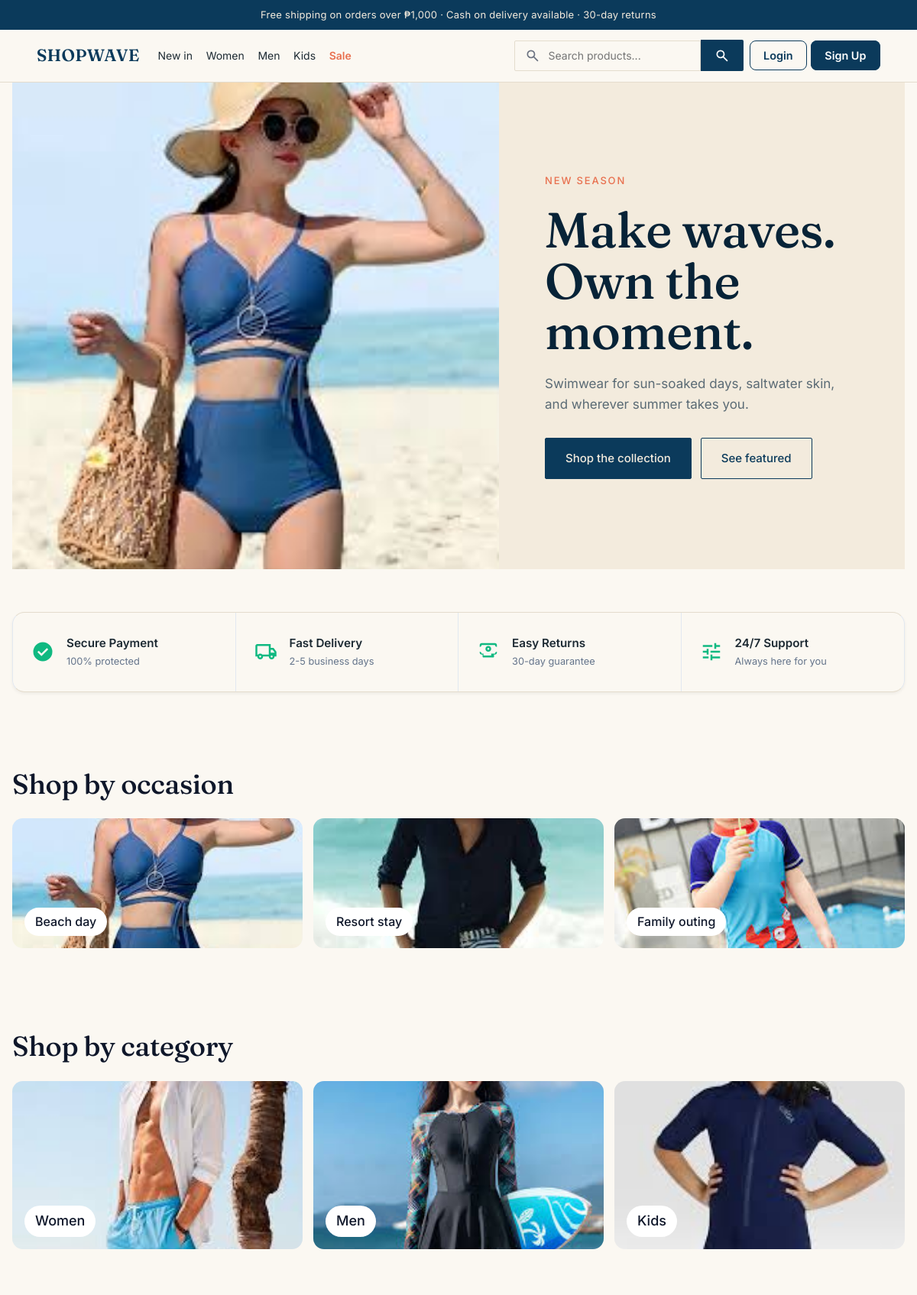
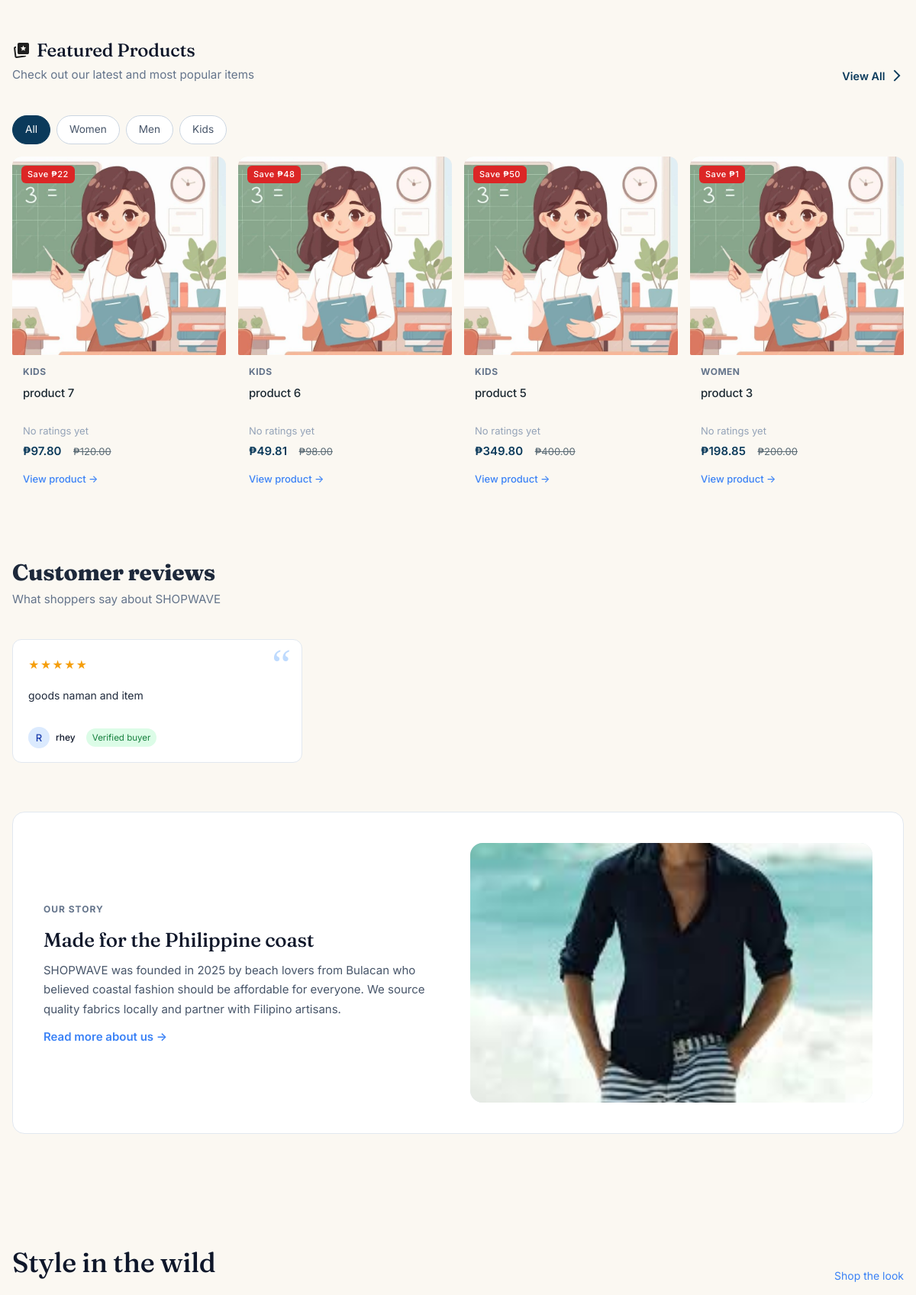
The page / (upper part) on the database its author committed (2 pictures, top to bottom).
### tables this page shows
CREATE TABLE `categories` (
  `id` int unsigned NOT NULL AUTO_INCREMENT,
  `name` varchar(100) NOT NULL,
  `description` text,
  `image_url` varchar(255) DEFAULT NULL,
  `created_at` timestamp NULL DEFAULT CURRENT_TIMESTAMP,
  PRIMARY KEY (`id`)
);

CREATE TABLE `products` (
  `id` int unsigned NOT NULL AUTO_INCREMENT,
  `product_code` varchar(50) DEFAULT NULL,
  `slug` varchar(200) DEFAULT NULL,
  `name` varchar(200) NOT NULL,
  `description` text,
  `price` decimal(10,2) NOT NULL,
  `discount_price` decimal(10,2) DEFAULT NULL,
  `category_id` int unsigned DEFAULT NULL,
  `subcategory` varchar(100) DEFAULT NULL,
  `brand` varchar(100) DEFAULT NULL,
  `stock` int NOT NULL DEFAULT '0',
  `image_url` varchar(255) DEFAULT NULL,
  `status` enum('active','inactive') NOT NULL DEFAULT 'active',
  `created_at` timestamp NULL DEFAULT CURRENT_TIMESTAMP,
  `updated_at` timestamp NULL DEFAULT CURRENT_TIMESTAMP ON UPDATE CURRENT_TIMESTAMP,
  PRIMARY KEY (`id`),
  UNIQUE KEY `product_code` (`product_code`),
  UNIQUE KEY `slug` (`slug`),
  KEY `status` (`status`),
  KEY `category_id` (`category_id`),
  CONSTRAINT `products_ibfk_1` FOREIGN KEY (`category_id`) REFERENCES `categories` (`id`) ON DELETE SET NULL
);

CREATE TABLE `reviews` (
  `id` int unsigned NOT NULL AUTO_INCREMENT,
  `product_id` int unsigned NOT NULL,
  `user_id` int unsigned NOT NULL,
  `rating` tinyint unsigned NOT NULL,
  `comment` text,
  `status` enum('pending','approved','rejected','hidden') NOT NULL DEFAULT 'pending',
  `verified_purchase` tinyint(1) NOT NULL DEFAULT '0',
  `edit_count` int unsigned NOT NULL DEFAULT '0',
  `admin_reply` text,
  `admin_reply_at` datetime DEFAULT NULL,
  `admin_reply_by` int unsigned DEFAULT NULL,
  `created_at` timestamp NULL DEFAULT CURRENT_TIMESTAMP,
  `updated_at` timestamp NULL DEFAULT CURRENT_TIMESTAMP ON UPDATE CURRENT_TIMESTAMP,
  PRIMARY KEY (`id`),
  UNIQUE KEY `uq_review` (`product_id`,`user_id`),
  KEY `user_id` (`user_id`),
  CONSTRAINT `reviews_ibfk_1` FOREIGN KEY (`product_id`) REFERENCES `products` (`id`) ON DELETE CASCADE,
  CONSTRAINT `reviews_ibfk_2` FOREIGN KEY (`user_id`) REFERENCES `users` (`id`) ON DELETE CASCADE
);

CREATE TABLE `users` (
  `id` int unsigned NOT NULL AUTO_INCREMENT,
  `username` varchar(50) NOT NULL,
  `email` varchar(100) NOT NULL,
  `phone` varchar(30) DEFAULT NULL,
  `password` varchar(255) NOT NULL,
  `role` enum('user','admin') NOT NULL DEFAULT 'user',
  `profile_picture` varchar(255) DEFAULT NULL,
  `last_login` datetime DEFAULT NULL,
  `deleted_at` datetime DEFAULT NULL,
  `created_at` timestamp NULL DEFAULT CURRENT_TIMESTAMP,
  `updated_at` timestamp NULL DEFAULT CURRENT_TIMESTAMP ON UPDATE CURRENT_TIMESTAMP,
  PRIMARY KEY (`id`),
  UNIQUE KEY `username` (`username`),
  UNIQUE KEY `email` (`email`)
);

### index.php (the view, shortened to what the rows shown need)
<?php
$root = BASE_URL;
$pdo = getPdo();
$featuredProducts = [];
$footerCategories = [];
try {
    if ($pdo) {
        $featuredStmt = $pdo->query("
            SELECT p.*, c.name as category_name,
                (SELECT AVG(r.rating) FROM reviews r WHERE r.product_id = p.id AND r.status = 'approved') AS avg_rating,
                (SELECT COUNT(*) FROM reviews r WHERE r.product_id = p.id AND r.status = 'approved') AS rating_count
            FROM products p
            LEFT JOIN categories c ON p.category_id = c.id
            WHERE p.status = 'active'
            ORDER BY p.created_at DESC
            LIMIT 4
        ");
        $featuredProducts = $featuredStmt->fetchAll();
    }
} catch (PDOException $e) {
    error_log("Featured products error: " . $e->getMessage());
}
try {
    if ($pdo) {
        $catStmt = $pdo->query("SELECT id, name, image_url FROM categories LIMIT 3");
        $footerCategories = $catStmt->fetchAll();
    }
} catch (PDOException $e) {
    error_log("Categories error: " . $e->getMessage());
}
$latestReviews = [];
try {
    if ($pdo) {
        $revStmt = $pdo->query("
            SELECT r.rating, r.comment, r.verified_purchase, u.username
            FROM reviews r
            JOIN users u ON u.id = r.user_id
            WHERE r.status = 'approved'
            ORDER BY r.created_at DESC
            LIMIT 3
        ");
        $latestReviews = $revStmt->fetchAll();
    }
} catch (PDOException $e) {
    error_log("Reviews error: " . $e->getMessage());
}
?>
<!DOCTYPE html>
<html lang="en">
<head>
    <link rel="stylesheet" href="<?php echo asset('design/main-layout.css'); ?>">
    <link rel="stylesheet" href="<?php echo asset('design/shopwave-theme.css'); ?>">
</head>
<body>
    <div class="wrapper">
        <div class="page-body">
            <section class="sw-hero">
                <div class="sw-hero-copy">
                    <h1>Make waves.<br>Own the moment.</h1>
                </div>
            </section>
            <section class="hm-section">
                <div class="hm-head"><h2>Shop by occasion</h2></div>
            </section>
            <section class="hm-section" id="categories">
                <div class="hm-head"><h2>Shop by category</h2></div>
                <div class="hm-categories">
                    <?php foreach ($footerCategories as $category): ?>
                        <a href="<?php echo $root; ?>/public/shop.php?category=<?php echo (int)$category['id']; ?>" class="hm-cat"style="background-image: url('<?php echo htmlspecialchars($root . '/' . ltrim(!empty($category['image_url']) ? (string)$category['image_url'] : 'images/categories/' . (int)$category['id'] . '.jpg', '/'), ENT_QUOTES); ?>');">
                            <span><?php echo htmlspecialchars($category['name']); ?></span>
                        </a>
                    <?php endforeach; ?>
                </div>
            </section>
            <?php if (!empty($featuredProducts)): ?>
                <section class="section-featured" id="featured">
                    <div class="section-header">
                        <div>
                            <h2>
                                Featured Products
                            </h2>
                        </div>
                    </div>
                    <div class="products-grid">
                        <?php foreach ($featuredProducts as $product): ?>
                            <a href="<?php echo $root; ?>/public/product-details.php?id=<?php echo (int)$product['id']; ?>" class="product-card">
                                <?php
                                $onSale = !empty($product['discount_price']) && (float)$product['discount_price'] < (float)$product['price'];
                                $ratingCount = (int)($product['rating_count'] ?? 0);
                                $avgRating = (float)($product['avg_rating'] ?? 0);
                                ?>
                                <div class="product-image">
                                    <?php if ($onSale): ?>
                                        <span class="product-badge">Save ₱<?php echo number_format((float)$product['price'] - (float)$product['discount_price'], 0); ?></span>
                                    <?php endif; ?>
                                    <?php if (!empty($product['image_url'])): ?>
                                        <img src="<?php echo htmlspecialchars($product['image_url']); ?>" alt="<?php echo htmlspecialchars($product['name']); ?>" loading="lazy">
                                    <?php else: ?>
                                        <div class="no-image">No Image</div>
                                    <?php endif; ?>
                                </div>
                                <div class="product-info">
                                    <span class="product-category"><?php echo htmlspecialchars($product['category_name'] ?? 'Uncategorized'); ?></span>
                                    <h3 class="product-name"><?php echo htmlspecialchars($product['name']); ?></h3>
                                    <?php if ($ratingCount > 0): ?>
                                        <div class="product-rating"><span class="pr-stars">★ <?php echo number_format($avgRating, 1); ?></span><span class="pr-count">(<?php echo $ratingCount; ?>)</span></div>
                                    <?php else: ?>
                                        <div class="product-rating pr-none">No ratings yet</div>
                                    <?php endif; ?>
                                    <div class="product-price">
                                        <?php if ($onSale): ?>
                                            <span class="price-current">₱<?php echo number_format($product['discount_price'], 2); ?></span>
                                            <span class="price-original">₱<?php echo number_format($product['price'], 2); ?></span>
                                        <?php else: ?>
                                            <span class="price-current">₱<?php echo number_format($product['price'], 2); ?></span>
                                        <?php endif; ?>
                                    </div>
                                    <span class="product-cta">View product →</span>
                                </div>
                            </a>
                        <?php endforeach; ?>
                    </div>
                </section>
            <?php endif; ?>
            <?php if (!empty($latestReviews)): ?>
            <section class="section-reviews">
                <div class="section-header">
                    <div>
                        <h2>Customer reviews</h2>
                    </div>
                </div>
                <div class="reviews-grid">
                    <?php foreach ($latestReviews as $rev):
                        $stars = max(1, min(5, (int)$rev['rating']));
                    ?>
                        <div class="review-card">
                            <span class="rv-quote" aria-hidden="true">“</span>
                            <div class="review-stars" aria-label="<?php echo $stars; ?> out of 5 stars"><?php echo str_repeat('★', $stars) . str_repeat('☆', 5 - $stars); ?></div>
                            <p class="review-text"><?php echo htmlspecialchars((string)$rev['comment']); ?></p>
                            <div class="review-meta">
                                <span class="rv-avatar" aria-hidden="true"><?php echo htmlspecialchars(strtoupper(substr($rev['username'], 0, 1))); ?></span>
                                <strong><?php echo htmlspecialchars($rev['username']); ?></strong>
                                <?php if (!empty($rev['verified_purchase'])): ?>
                                    <span class="verified">Verified buyer</span>
                                <?php endif; ?>
                            </div>
                        </div>
                    <?php endforeach; ?>
                </div>
            </section>
            <?php endif; ?>
            <section class="section-story">
                <div class="story-card">
                    <div class="story-text">
                        <h2>Made for the Philippine coast</h2>
                    </div>
                </div>
            </section>
            <section class="hm-section">
                <div class="hm-head"><h2>Style in the wild</h2><a href="<?php echo $root; ?>/public/shop.php" class="hm-link">Shop the look</a></div>
            </section>
        </div>
    </div>
</body>
</html>

### rows shown on the page
categories: shows a picture, name "Women"
categories: shows a picture, name "Men"
categories: shows a picture, name "Kids"
products: (float)$product['price'] - (float)$product['discount_price'] "22", image_url (picture), category.name "KIDS", name "product 7", discount_price "97.80", price "120.00"
products: (float)$product['price'] - (float)$product['discount_price'] "48", image_url (picture), category.name "KIDS", name "product 6", discount_price "49.81", price "98.00"
products: (float)$product['price'] - (float)$product['discount_price'] "50", image_url (picture), category.name "KIDS", name "product 5", discount_price "349.80", price "400.00"
products: (float)$product['price'] - (float)$product['discount_price'] "1", image_url (picture), category.name "WOMEN", name "product 3", discount_price "198.85", price "200.00"
reviews: rating "★★★★★", comment "goods naman and item", user.username "R", user.username "rhey", verified_purchase "Verified buyer"
